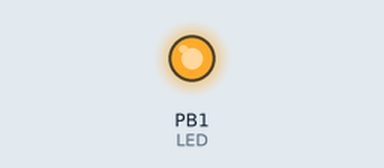
Recording of a sketch running on a simulated ATtiny85, built with avr-gcc and run on an emulated ATtiny85. Parts: output pins drawn as LEDs (lit = HIGH).

Above: at 1.31 s.
At 7.6 s:
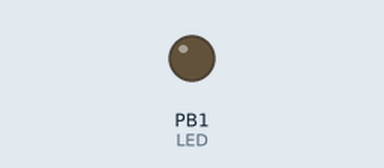
Timing chart, 0 to 9.2 s (numbered marks = the images above):
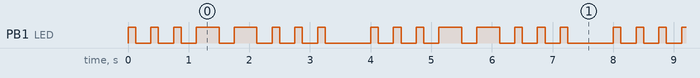

The sketch:

05-blinky5.ino
```cpp
// This is similar to 04-blinky4, but just uses a sequence of bits to represent the pattern.

#define PERIOD 4000
#define SLOTS 32
#define LED 1
// This pattern below plays out in reverse order, and is basically "SMS" in morse code:
//                ////DotDotDotDaashDaashDotDotDot
#define PATTERN 0b00000010010010011100111001001001UL

void setup() {
    pinMode(LED, OUTPUT);
}

void loop() {
    static unsigned long start = millis();
    unsigned long slot = ((millis()-start)/(PERIOD/SLOTS)) % SLOTS;
    digitalWrite(LED, ((PATTERN >> slot) & 1) ? HIGH : LOW);
}
```

Measured:
- by itself, PB1 (LED): repeats every 4.0 s: 2 × (LOW 0.25 s, HIGH 0.12 s), 2 × (LOW 0.25 s, HIGH 0.37 s), LOW 0.25 s, HIGH 0.12 s, LOW 0.25 s, HIGH 0.13 s, LOW 0.25 s, HIGH 0.12 s, LOW 0.75 s, HIGH 0.12 s
- by itself, everything shown: repeats every 4.0 s, in 16 steps
